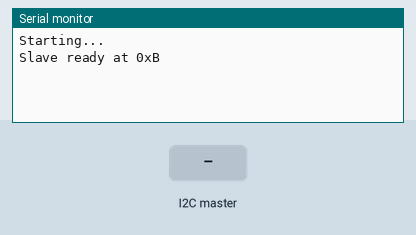
Recording of a sketch running on a simulated Arduino Uno, built with avr-gcc and run on an emulated ATmega328P. On the bench: the last lines printed to the serial monitor. Inputs (shaded band) come from the test bench.

Above: at 1.7 s.
1.8 s: the I2C master sends the byte 1
At 3.0 s:
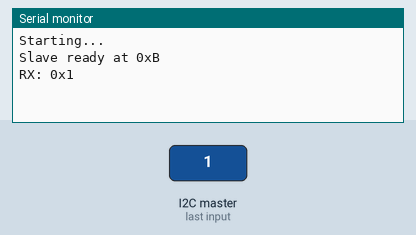
3.3 s: the I2C master sends the byte 90
At 4.2 s:
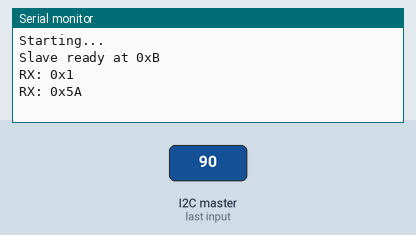
4.8 s: the I2C master sends the byte 200
At 5.3 s:
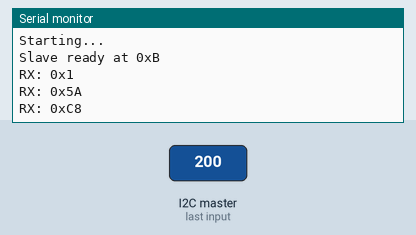

Measured:
- after the input at 1.8 s, the serial monitor: prints a new line at once (image 1)
- after the input at 3.3 s, the serial monitor: prints a new line at once (image 2)
- after the input at 4.8 s, the serial monitor: prints a new line at once (image 3)

The sketch:

i2c_ping_slave.ino
```cpp
/*
  I2C Ping Test – Slave (Arduino 3 或 Arduino 4)
  只需接：A4(SDA)  A5(SCL)  GND

  ⚠ 烧录前改这一行：
      Arduino 3 (Wing A) → #define MY_ADDR 0x09
      Arduino 4 (Wing B) → #define MY_ADDR 0x0A
*/
#include <Wire.h>

#define MY_ADDR 0x0B    // ← Arduino 3 用 0x09，Arduino 4 改成 0x0A

volatile bool    received = false;
volatile uint8_t rxByte   = 0;

void receiveEvent(int n) {
  if (Wire.available()) rxByte = Wire.read();
  while (Wire.available()) Wire.read();
  received = true;
}

void setup() {
  Serial.begin(9600);

  // 启动提示（setup 中 millis 忙等，不用 delay）
  Serial.println(F("Starting..."));
  { unsigned long t = millis(); while (millis() - t < 500) {} }

  Wire.begin(MY_ADDR);
  Wire.onReceive(receiveEvent);

  Serial.print(F("Slave ready at 0x"));
  Serial.println(MY_ADDR, HEX);
}

void loop() {
  if (!received) return;
  received = false;
  Serial.print(F("RX: 0x"));
  Serial.println(rxByte, HEX);
}
```
